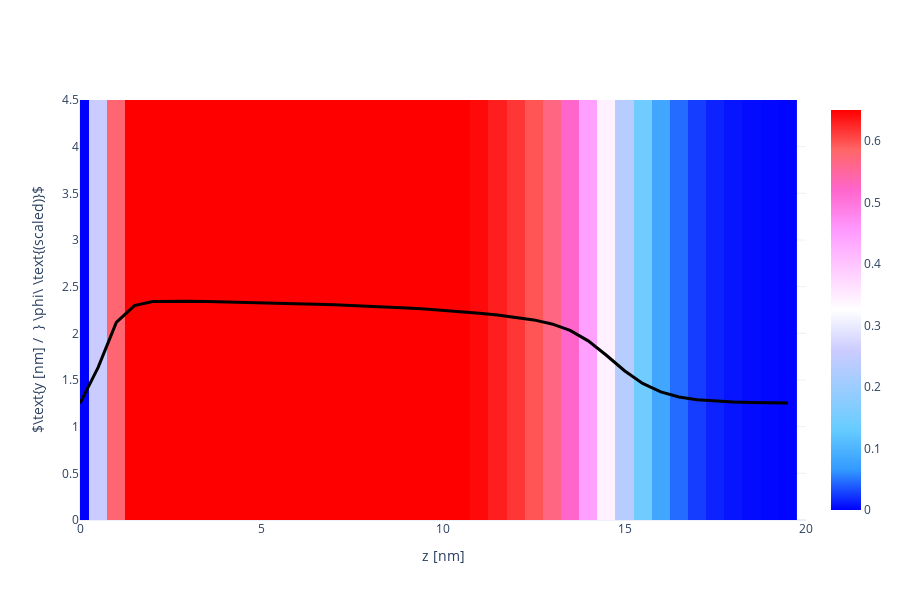

Notebook cell for this chart:
### Code cell
X, Y, Z = np.array(phAr.iloc[:,0]), np.array(phAr.iloc[:,1]), np.array(phAr.iloc[:,2])
vol = np.array(phAr.iloc[:,3])

Lz_max = 20
vol = vol[Z < Lz_max]
X = X[Z < Lz_max]
Y = Y[Z < Lz_max]
Z = Z[Z < Lz_max]

Nz_new = int(len(Z)/Nx/Ny)
x = [X[i*Ny*Nz_new] for i in range(Nx)]
y = [Y[j*Nz_new]    for j in range(Ny)]
z = [Z[k]           for k in range(Nz_new)]

xslice = 10
islice = int(xslice*(x[1]-x[0]))
vol = np.array([vol[(islice*Ny+j)*Nz_new+k] for j in range(Ny) for k in range(Nz_new)]).reshape(Ny, Nz_new)

import plotly.graph_objects as go
heatmap = go.Heatmap(
            x=z, y=y, z=vol,
            zmin = 0.0, zmax = 0.65,
            colorscale= 'Picnic'
          )
scatter = go.Scatter(
            x = z,
            y = 1.5*vol[int(Ny/2), :] + max(y)/2-1,
            line = dict(color='black', width=3)
          )

# fname = GIT+'ph_a010x075_1D.dat'
# df = pd.read_csv(fname, sep="\s+", skiprows=0)
# a000x075_1d = pd.DataFrame([df.iloc[:,0], df.iloc[:,1]], index=['z', 'pha']).T

# reference = go.Scatter(
#                 x = a000x075_1d.z,
#                 y = 1.5*a000x075_1d.pha + max(y)/2-1,
#                 line = dict(color='black', width=3, dash='dash')
#             )

layout = go.Layout( xaxis_range = [0, Lz_max], yaxis_range = [0, y[-1]],
                    yaxis_title = r'$\text{y [nm] /  } \phi\ \text{(scaled)}$', xaxis_title = 'z [nm]',
                    scene_xaxis_showticklabels=True,
                    scene_yaxis_showticklabels=True,
                    scene_zaxis_showticklabels=True,
                    showlegend = False,
                    template='plotly_white', width=900, height=600)
# fig = go.Figure(data = [heatmap, scatter, reference], layout = layout)
fig = go.Figure(data = [heatmap, scatter], layout = layout)
fig.show()

### Figure 1 — Plotly figure (JSON) as saved in the notebook; plotly's stock layout.template omitted (floating-point values rounded to 4 significant figures; data arrays with more than 128 entries replaced by an {"elided": "..."} marker saying what was removed)
{"data": [{"colorscale": [[0, "rgb(0,0,255)"], [0.1, "rgb(51,153,255)"], [0.2, "rgb(102,204,255)"], [0.3, "rgb(153,204,255)"], [0.4, "rgb(204,204,255)"], [0.5, "rgb(255,255,255)"], [0.6, "rgb(255,204,255)"], [0.7, "rgb(255,153,255)"], [0.8, "rgb(255,102,204)"], [0.9, "rgb(255,102,102)"], [1, "rgb(255,0,0)"]], "type": "heatmap", "x": [0, 0.5, 1, 1.5, 2, 2.5, 3, 3.5, 4, 4.5, 5, 5.5, 6, 6.5, 7, 7.5, 8, 8.5, 9, 9.5, 10, 10.5, 11, 11.5, 12, 12.5, 13, 13.5, 14, 14.5, 15, 15.5, 16, 16.5, 17, 17.5, 18, 18.5, 19, 19.5], "y": [0, 0.5, 1, 1.5, 2, 2.5, 3, 3.5, 4, 4.5], "z": {"elided": "10x40 float values"}, "zmax": 0.65, "zmin": 0}, {"line": {"color": "black", "width": 3}, "type": "scatter", "x": [0, 0.5, 1, 1.5, 2, 2.5, 3, 3.5, 4, 4.5, 5, 5.5, 6, 6.5, 7, 7.5, 8, 8.5, 9, 9.5, 10, 10.5, 11, 11.5, 12, 12.5, 13, 13.5, 14, 14.5, 15, 15.5, 16, 16.5, 17, 17.5, 18, 18.5, 19, 19.5], "y": [1.25, 1.635, 2.117, 2.297, 2.341, 2.346, 2.345, 2.341, 2.337, 2.333, 2.329, 2.324, 2.318, 2.312, 2.306, 2.298, 2.29, 2.281, 2.271, 2.259, 2.247, 2.232, 2.216, 2.197, 2.174, 2.144, 2.101, 2.031, 1.92, 1.765, 1.599, 1.463, 1.372, 1.319, 1.289, 1.272, 1.263, 1.258, 1.255, 1.253]}], "layout": {"height": 600, "scene": {"xaxis": {"showticklabels": true}, "yaxis": {"showticklabels": true}, "zaxis": {"showticklabels": true}}, "showlegend": false, "width": 900, "xaxis": {"range": [0, 20], "title": {"text": "z [nm]"}, "type": "linear"}, "yaxis": {"range": [0, 4.5], "title": {"text": "$\\text{y [nm] /  } \\phi\\ \\text{(scaled)}$"}, "type": "linear"}}}
